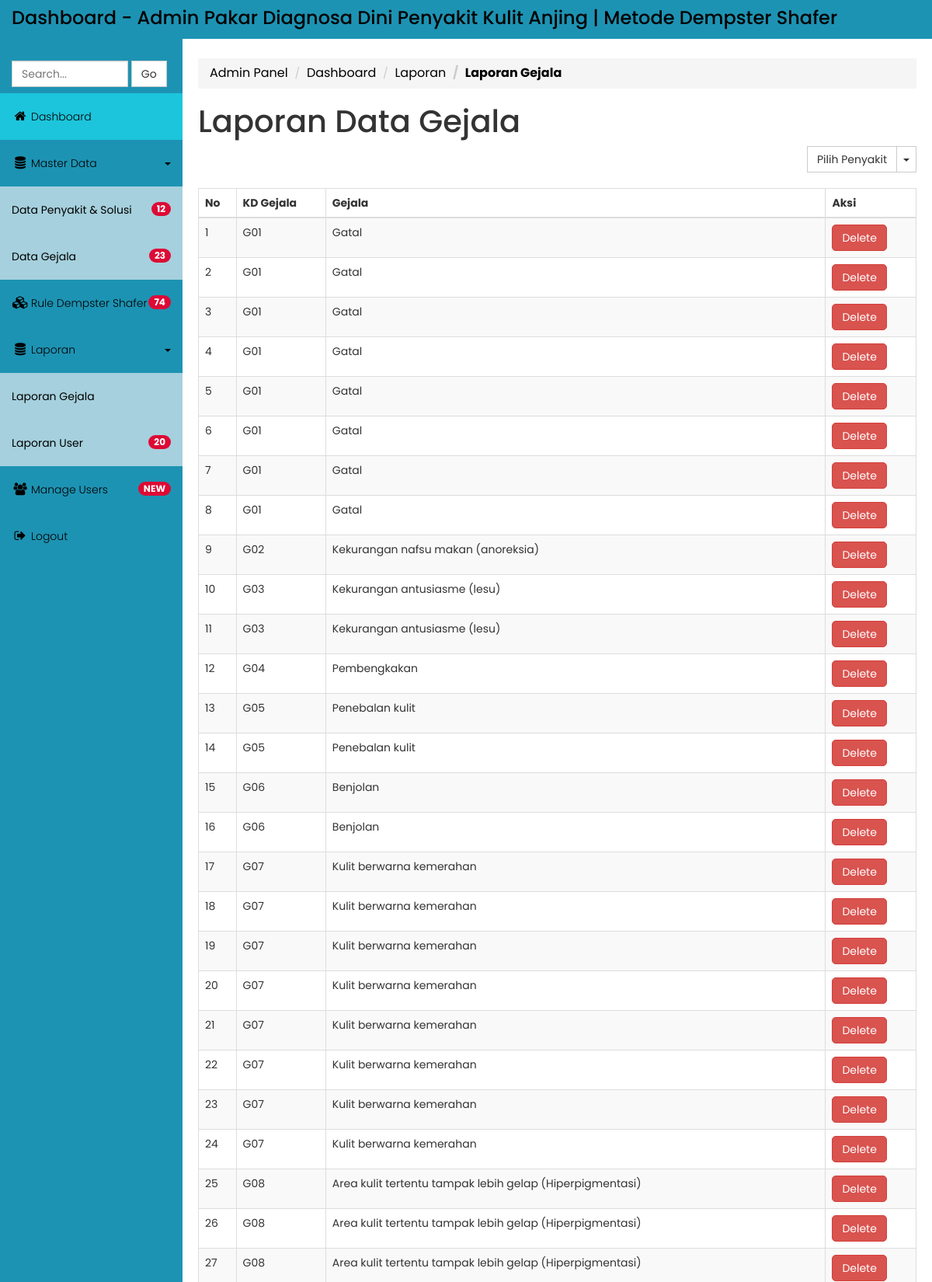
Screenshot of /admin/lapgejala.php (upper part) with the database file from the repository.
### tables this page shows
CREATE TABLE `tb_rules` (
  `id_penyakitKulit` int(11) NOT NULL,
  `id_gejalaKulit` int(11) NOT NULL,
  `belief` float NOT NULL
);

CREATE TABLE `tb_gejala` (
  `id` int(11) NOT NULL,
  `kdgejala` varchar(3) DEFAULT NULL,
  `gejala` text DEFAULT NULL
);

### admin/lapgejala.php (the view, shortened to what this page needs)
<!DOCTYPE html>
<head>
    <link rel="stylesheet" type="text/css" href="assets/css/bootstrap.min.css">
  <link rel="stylesheet" href="css/styling.css">
</head>
</head>
<body>
<div class="navbar navbar-inverse" role="navigation" style="background-color: #1D93B3; border: none;">
      <div class="navbar-header">
        <div class="logo"><h1  style="color: black; ">Dashboard - Admin Pakar Diagnosa Dini Penyakit Kulit Anjing | Metode Dempster Shafer</h1></div>
      </div>
    </div>
    <div class="template-page-wrapper">
      <div class="navbar-collapse collapse templatemo-sidebar">
        <ul class="templatemo-sidebar-menu">
          <li>
            <form class="navbar-form">
              <input type="text" class="form-control" id="templatemo_search_box" placeholder="Search...">
              <span class="btn btn-default">Go</span>
            </form>
          </li>
          <li class="active"><a href="index.php"><i class="fa fa-home"></i>Dashboard</a></li>
          <li class="sub open">
            <a href="javascript:;">
              <i class="fa fa-database"></i>Master Data <div class="pull-right"><span class="caret"></span></div>
            </a>
            <ul class="templatemo-submenu">
              <li><a href="penyakit.php"><span class="badge pull-right"><?php include "koneksi.php"; $queryNP=mysqli_query($koneksi,"SELECT * FROM tb_penyakit"); $numNP=mysqli_num_rows($queryNP); echo $numNP;?></span>Data Penyakit & Solusi</a></li>
              <li><a href="gejala.php"><span class="badge pull-right"><?php $queryNP=mysqli_query($koneksi,"SELECT * FROM tb_gejala ORDER BY id ASC"); $numNP=mysqli_num_rows($queryNP); echo $numNP;?></span>Data Gejala</a></li>
            </ul>
          </li>
          <li><a href="basis_pengetahuan.php"><i class="fa fa-cubes"></i><span class="badge pull-right"><?php $queryNR=mysqli_query($koneksi,"SELECT * FROM tb_rules"); $numNR=mysqli_num_rows($queryNR); echo $numNR;?></span>Rule Dempster Shafer</a></li>
          <li class="sub open">
            <a href="javascript:;">
              <i class="fa fa-database"></i>Laporan<div class="pull-right"><span class="caret"></span></div>
            </a>
            <ul class="templatemo-submenu">
              <li><a href="lapgejala.php">Laporan Gejala</a></li>
              <li><a href="lapuser.php"><span class="badge pull-right"><?php $queryNP3=mysqli_query($koneksi,"SELECT * FROM tbpasien"); $numNP3=mysqli_num_rows($queryNP3); echo $numNP3;?></span>Laporan User</a></li>
            </ul>
          </li>
          <li><a href="manage_user.php"><i class="fa fa-users"></i><span class="badge pull-right">NEW</span>Manage Users</a></li>
          <li><a href="javascript:;" data-toggle="modal" data-target="#confirmModal"><i class="fa fa-sign-out"></i>Logout</a></li>
        </ul>
      </div>
      <div class="templatemo-content-wrapper">
        <div class="templatemo-content">
          <ol class="breadcrumb">
            <li><a href="index.php" style="color: black; font-size: 12pt;">Admin Panel</a></li>
            <li><a href="#"style="color: black; font-size: 12pt;">Dashboard</a></li>
            <li><a href="#" style="color: black; font-size: 12pt;">Laporan</a></li>
            <li class="active" style="color: black; font-size: 12pt; font-weight: bold;">Laporan Gejala</li>
          </ol>
          <h1>Laporan Data Gejala</h1>
                   <div class="row">
            <div class="col-md-12">
              <div class="btn-group pull-right" id="templatemo_sort_btn">
                <button type="button" class="btn btn-default">Pilih Penyakit</button>
                <button type="button" class="btn btn-default dropdown-toggle" data-toggle="dropdown">
                  <span class="caret"></span>
                </button>
              </div>
              <div class="table-responsive">
    <table class="table table-striped table-hover table-bordered">
        <thead>
            <tr>
                <th>No</th>
                <th>KD Gejala</th>
                <th>Gejala</th>
                <th>Aksi</th>
            </tr>
        </thead>
        <tbody>
            <?php
            if(isset($_GET['data'])){
                $kdsakit = $_GET['data'];
                $sql = "SELECT * FROM tb_rules, tb_gejala
                        WHERE tb_rules.id_penyakitKulit = '$kdsakit'
                        AND tb_gejala.id = tb_rules.id_gejalaKulit
                        ORDER BY tb_gejala.kdgejala ASC";
            } else {
                $sql = "SELECT * FROM tb_rules, tb_gejala
                        WHERE tb_gejala.id = tb_rules.id_gejalaKulit
                        ORDER BY tb_gejala.kdgejala ASC";
            }
            $qry = mysqli_query($koneksi, $sql) or die("SQL Error: " . mysqli_error($koneksi));
            $no = 0;
            while ($data = mysqli_fetch_array($qry)) {
                $no++;
            ?>
            <tr>
                <td><?php echo $no; ?></td>
                <td><?php echo $data['kdgejala']; ?></td>
                <td><?php echo $data['gejala']; ?></td>
                <td>
                    <a href="javascript:;" data-toggle="modal" data-target="#confirmModal2" class="btn btn-danger" style="border-radius: 5px;">Delete</a>
                </td>
            </tr>
            <?php } ?>
        </tbody>
    </table>
</div>
            </div>
          </div>
        </div>
      </div>
         <footer class="bg-primary text-white text-center py-4" style="background-color: #1D93B3; height: 100px;">
        <div class="container">
            <p>&copy; 2024 Sistem Pakar Diagnosis Dini Penyakit Kulit Anjing Dengan Metode Dempster Shafer</p>
        </div>
    </footer>
    </div>
</body>
</html>

### admin/css/styling.css (style rules this page uses)
* { font-family: 'Poppins', sans-serif; }
body { background-color: rgb(235,235,235); }
h1 { font-size: 30pt; }
.logo { display: inline-block; }
.logo h1 { font-size: 24px; margin: 10px 15px; }
.templatemo-content-wrapper { float: left; width: 100%; }
.templatemo-content { margin-left: 235px; margin-top: 0px; min-height: 600px; padding: 25px 20px 0 20px; background-color: white; overflow-x: hidden; }
#templatemo_search_box { width: 150px; display: inline-block; }
.navbar { margin-bottom: 0; border-radius: 0; }
.navbar-header { color: rgb(127,127,127); }
.templatemo-sidebar { padding: 0; margin-top: 20px; }
.templatemo-sidebar .templatemo-sidebar-menu { list-style: none; margin: 0; padding: 0; }
.templatemo-sidebar .templatemo-sidebar-menu > li { display: block; margin: 0; padding: 0; border: 0px; }
.templatemo-sidebar .templatemo-sidebar-menu > li > a { display: block; position: relative; margin: 0; border: 0px; padding: 20px 15px; text-decoration: none; font-size: 14px; font-weight: 300; }
.templatemo-sidebar-menu a { color: black; }
.templatemo-sidebar-menu li.sub .templatemo-submenu { display: none; }
.templatemo-sidebar-menu li.sub.open .templatemo-submenu { display: block; }
.templatemo-submenu { padding-left: 0; }
.templatemo-submenu li { list-style: none; background-color: #DFDFDF; }
.templatemo-submenu li a { display: block; padding: 20px 15px; margin: 0; }
.templatemo-sidebar-menu > li.sub.open > a { background-color: rgba(145,145,145,0.3); }
.templatemo-sidebar .templatemo-sidebar-menu >li.active, .templatemo-sidebar .templatemo-sidebar-menu>li>a:hover { background-color: #6CBED2; }
.templatemo-sidebar .templatemo-sidebar-menu > li > a > i { font-size: 16px; top: 2px; margin-top: 1px; margin-left: 1px; margin-right: 4px; display: inline-block; width: 1.25em; text-align: center; }
#templatemo_sort_btn { margin-bottom: 20px; }
.nav-pills>li>a, .nav-tabs>li>a, .alert, .progress, .panel, .btn, .panel-group .panel, .form-control, .modal-content, .breadcrumb { border-radius: 0; }
@media screen and (min-width: 992px) { .templatemo-sidebar { width: 235px; float: left; position: relative; margin-right: -100%; } }

### rows the page displays
tb_rules: tb_gejala.kdgejala "G01", tb_gejala.gejala "Gatal"
tb_rules: tb_gejala.kdgejala "G01", tb_gejala.gejala "Gatal"
tb_rules: tb_gejala.kdgejala "G01", tb_gejala.gejala "Gatal"
tb_rules: tb_gejala.kdgejala "G01", tb_gejala.gejala "Gatal"
tb_rules: tb_gejala.kdgejala "G01", tb_gejala.gejala "Gatal"
tb_rules: tb_gejala.kdgejala "G01", tb_gejala.gejala "Gatal"
tb_rules: tb_gejala.kdgejala "G01", tb_gejala.gejala "Gatal"
tb_rules: tb_gejala.kdgejala "G01", tb_gejala.gejala "Gatal"
tb_rules: tb_gejala.kdgejala "G02", tb_gejala.gejala "Kekurangan nafsu makan (anoreksia)"
tb_rules: tb_gejala.kdgejala "G03", tb_gejala.gejala "Kekurangan antusiasme (lesu)"
tb_rules: tb_gejala.kdgejala "G03", tb_gejala.gejala "Kekurangan antusiasme (lesu)"
tb_rules: tb_gejala.kdgejala "G04", tb_gejala.gejala "Pembengkakan"
tb_rules: tb_gejala.kdgejala "G05", tb_gejala.gejala "Penebalan kulit"
tb_rules: tb_gejala.kdgejala "G05", tb_gejala.gejala "Penebalan kulit"
tb_rules: tb_gejala.kdgejala "G06", tb_gejala.gejala "Benjolan"
tb_rules: tb_gejala.kdgejala "G06", tb_gejala.gejala "Benjolan"
tb_rules: tb_gejala.kdgejala "G07", tb_gejala.gejala "Kulit berwarna kemerahan"
tb_rules: tb_gejala.kdgejala "G07", tb_gejala.gejala "Kulit berwarna kemerahan"
tb_rules: tb_gejala.kdgejala "G07", tb_gejala.gejala "Kulit berwarna kemerahan"
tb_rules: tb_gejala.kdgejala "G07", tb_gejala.gejala "Kulit berwarna kemerahan"
tb_rules: tb_gejala.kdgejala "G07", tb_gejala.gejala "Kulit berwarna kemerahan"
tb_rules: tb_gejala.kdgejala "G07", tb_gejala.gejala "Kulit berwarna kemerahan"
tb_rules: tb_gejala.kdgejala "G07", tb_gejala.gejala "Kulit berwarna kemerahan"
tb_rules: tb_gejala.kdgejala "G07", tb_gejala.gejala "Kulit berwarna kemerahan"
tb_rules: tb_gejala.kdgejala "G08", tb_gejala.gejala "Area kulit tertentu tampak lebih gelap (Hiperpigmentasi)"
tb_rules: tb_gejala.kdgejala "G08", tb_gejala.gejala "Area kulit tertentu tampak lebih gelap (Hiperpigmentasi)"
tb_rules: tb_gejala.kdgejala "G08", tb_gejala.gejala "Area kulit tertentu tampak lebih gelap (Hiperpigmentasi)"

### other values shown
$numNP "12"
$numNP "23"
$numNR "74"
$numNP3 "20"
